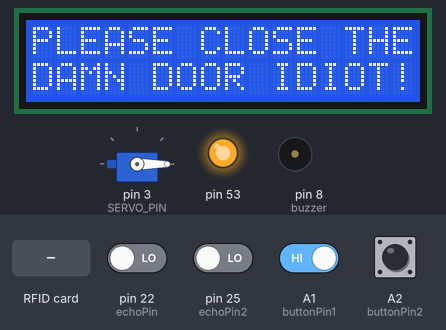
The sketch below on a simulated Arduino Mega 2560, built with avr-gcc and run on an emulated ATmega2560. Parts: 16×2 character LCD, servo, output pins drawn as LEDs (lit = HIGH), buzzer (waves = sounding). The inputs (shaded band) are chosen by the test bench; at power-on: A1 (buttonPin1) HIGH, A2 (buttonPin2), pin 22 (echoPin), pin 25 (echoPin2) LOW. Pins used as bus, display or sensor lines are not drawn; what the sketch prints to the serial monitor is not drawn.

Above: at 12.7 s.
12.8 s: A2 (buttonPin2) pulled HIGH for 1 s
At 16.7 s:
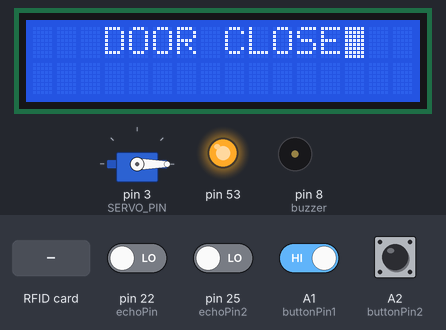
17.0 s: pin 22 (echoPin) driven HIGH and A1 (buttonPin1) driven LOW
At 22.7 s:
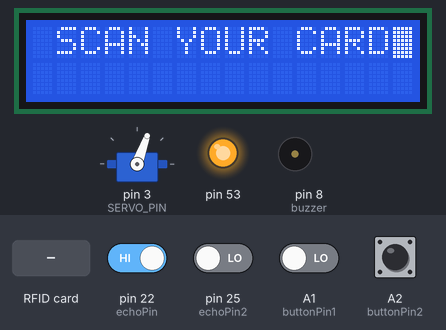
23.0 s: A1 (buttonPin1) driven HIGH
At 26.6 s:
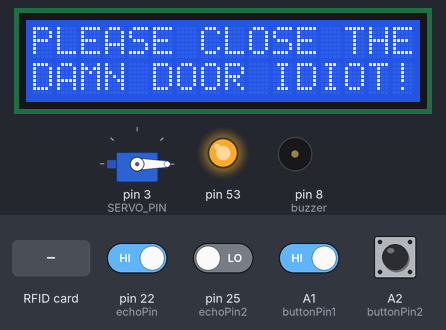
30.6 s: A1 (buttonPin1) driven LOW
34.0 s: RFID card 3B 38 47 0D held to the reader
At 36.5 s:
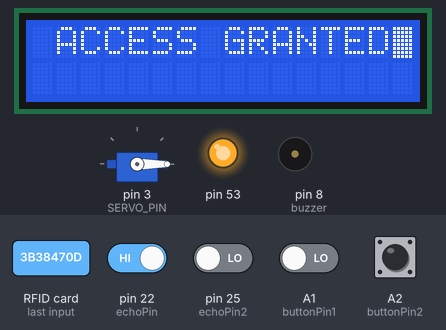
41.7 s: RFID card 28 48 E5 49 held to the reader
At 43.29 s:
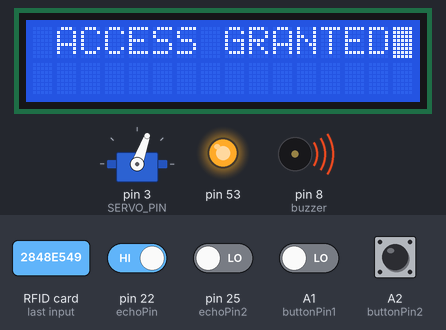
Timing chart, 0 to 49.9 s (numbered marks = the images above; inputs shaded):
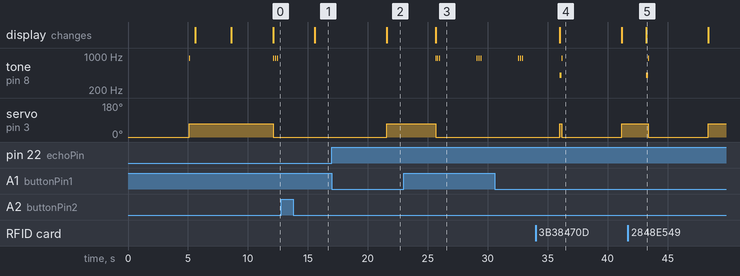

The sketch:

PROJECT_COLLEGE_ON_DEMAND_TRIAL.ino
```cpp
#include <LiquidCrystal.h>
LiquidCrystal lcd(1, 2, 4, 5, 6, 7);

#include <SPI.h>
#include <MFRC522.h>
#include <Servo.h>


#define SS_PIN 10
#define RST_PIN 9

#define SERVO_PIN 3
Servo myservo;

#define CCESS_ADELAY 2000
#define DENIED_DELAY 1000
MFRC522 mfrc522(SS_PIN, RST_PIN);   // Create MFRC522 instance.

#define buzzer 8
#define red 5
#define green 7

#define echoPin2   25
#define trigPin2   24
#define echoPin   22
#define trigPin   23

unsigned long pulseTime = 0;
unsigned long distance = 0;
unsigned long pulseTime2 = 0;
unsigned long distance2 = 0;

#define buttonPin1 A1
#define buttonPin2 A2
int open = 0;
int door = 0;

void setup()
{
  Serial.begin(9600);   // Initiate a serial communication
  lcd.begin(16, 2);
  SPI.begin();          // Initiate  SPI bus
  mfrc522.PCD_Init();   // Initiate MFRC522

  pinMode(buttonPin1, INPUT);

  pinMode(buzzer, OUTPUT);//buzzer
  pinMode(red, OUTPUT);
  pinMode(green, OUTPUT);

  myservo.attach(SERVO_PIN);
  myservo.write( 0 );
  delay(5000);
  myservo.write( 70 );
  tone1();
  pinMode(red, HIGH);
  delay(250);
  pinMode(red, LOW);
  pinMode(green, HIGH);
  delay(250);
  pinMode(red, HIGH);
  pinMode(green, LOW);

  lcd.clear();
  lcd.print("  SYSTEM CHECK");
  lcd.blink();
  delay(3000);
  lcd.clear();
  lcd.print(" SYSTEM READY!");
  delay(1500);
  Serial.println("Put your card to the reader...");
  Serial.println();

}
void loop()
{
  open = digitalRead(buttonPin1);
  door = digitalRead(buttonPin2);
  int distance = calc_distance();
  int distance2 = calc_distance2();

  if (distance <= 100 || distance2 <= 100) {

    if (door == 1) {
      lcd.clear();
      lcd.print("   DOOR CLOSE");
      digitalWrite(green, HIGH);
      digitalWrite(red, LOW);
      myservo.write(0);
      delay(4000);
    }

    else if (open == 0) {
      lcd.clear();
      lcd.print(" SCAN YOUR CARD");
      Serial.println(open);
      myservo.write( 70 );
      digitalWrite(green, LOW);
      digitalWrite(red, HIGH);
      // Look for new cards
      if ( ! mfrc522.PICC_IsNewCardPresent())
      {
        return;
      }
      // Select one of the cards
      if ( ! mfrc522.PICC_ReadCardSerial())
      {
        return;
      }
      //Show UID on serial monitor
      Serial.print("UID tag :");
      String content = "";
      byte letter;

      for (byte i = 0; i < mfrc522.uid.size; i++)
      {
        Serial.print(mfrc522.uid.uidByte[i] < 0x10 ? " 0" : " ");
        Serial.print(mfrc522.uid.uidByte[i], HEX);
        content.concat(String(mfrc522.uid.uidByte[i] < 0x10 ? " 0" : " "));
        content.concat(String(mfrc522.uid.uidByte[i], HEX));
      }
      Serial.println();
      Serial.print("Message : ");
      content.toUpperCase();
      if (content.substring(1) == "3B 38 47 0D") //change here the UID of the card
      {
        lcd.clear();
        lcd.print(" ACCESS GRANTED");
        Serial.println("Authorized access");
        Serial.println();
        pinMode(green, HIGH);
        pinMode(red, LOW);
        tone2();
        delay(150);
        tone1();
        myservo.write( 0 );
        delay(3000);

      }

      else if (content.substring(1) == "E1 EC 18 1E") //change here the UID of the card
      {
        lcd.clear();
        lcd.print(" ACCESS GRANTED");
        Serial.println("Authorized access");
        Serial.println("WELCOME ADMIN");
        Serial.println();
        pinMode(green, HIGH);
        pinMode(red, LOW);
        tone2();
        delay(150);
        tone1();
        myservo.write( 0 );
        delay(3000);

      }

      else if (content.substring(1) == "28 48 E5 49") //change here the UID of the card
      {
        lcd.clear();
        lcd.print(" ACCESS GRANTED");
        Serial.println("Authorized access");
        Serial.println("WELCOME ADMIN");
        Serial.println();
        pinMode(green, HIGH);
        pinMode(red, LOW);
        tone2();
        delay(150);
        tone1();
        myservo.write( 0 );
        delay(3000);

      }

      else if (content.substring(1) == "4F F9 39 EE") //change here the UID of the card
      {
        lcd.clear();
        lcd.print(" ACCESS GRANTED");
        Serial.println("Authorized access");
        Serial.println();
        pinMode(green, HIGH);
        pinMode(red, LOW);
        tone2();
        delay(150);
        tone1();
        myservo.write( 0 );
        delay(3000);

      }

      else if (content.substring(1) == "58 E4 9E 5C") //change here the UID of the card
      {
        lcd.clear();
        lcd.print(" ACCESS GRANTED");
        Serial.println("Authorized access");
        Serial.println();
        pinMode(green, HIGH);
        pinMode(red, LOW);
        tone2();
        delay(150);
        tone1();
        myservo.write( 0 );
        delay(3000);

      }

      else   {
        lcd.clear();
        lcd.print("  GET LOST!!!");
        Serial.println(" GET LOST!!!");
        pinMode(red, HIGH);
        pinMode(green, LOW);
        tone3();
        delay(200);
        tone3();
        delay(200);
        tone3();
        delay(200);

        delay(DENIED_DELAY);

      }

    }

    else if (door == 1 || open == 1) {
      lcd.clear();
      lcd.print("PLEASE CLOSE THE");
      lcd.setCursor(0, 1);
      lcd.print("DAMN DOOR IDIOT!");
      Serial.println(open);
      myservo.write(0);
      pinMode(red, LOW);
      pinMode(green, HIGH);
      tone1();
      delay(150);
      tone1();
      delay(150);
      tone1();
      delay(150);
      delay(1000);
    }
  }

  else {
    digitalWrite(red, LOW);
    digitalWrite(green, HIGH);
    lcd.clear();
    lcd.print(" NO ONE IS HERE");
    myservo.write(0);

    if (door == 1 || open == 1) {
      lcd.clear();
      lcd.print("PLEASE CLOSE THE");
      lcd.setCursor(0, 1);
      lcd.print("DAMN DOOR IDIOT!");
      Serial.println(open);
      myservo.write(0);
      pinMode(red, LOW);
      pinMode(green, HIGH);
      tone1();
      delay(150);
      tone1();
      delay(150);
      tone1();
      delay(150);
      delay(1000);
    }
  }
}
```

sonar.ino
```cpp
int calc_distance(){

  digitalWrite(trigPin, LOW);
  delayMicroseconds(2);
  digitalWrite(trigPin, HIGH);
  delayMicroseconds(10);
  digitalWrite(trigPin, LOW);
  pulseTime = pulseIn(echoPin, HIGH);
  distance = (pulseTime*0.034)/2;    // measure distance and convert to centimetres (Left Sensor)
  return distance;
}
int calc_distance2(){

  digitalWrite(trigPin2, LOW);
  delayMicroseconds(2);
  digitalWrite(trigPin2, HIGH);
  delayMicroseconds(10);
  digitalWrite(trigPin2, LOW);
  pulseTime2 = pulseIn(echoPin2, HIGH);
  distance2 = (pulseTime2*0.034)/2;    // measure distance and convert to centimetres (Right Sensor)
  return distance2;
}
```

tone.ino
```cpp
void tone1(){
  tone(buzzer,900,50);
  }

void tone2(){
  tone(buzzer,400,500);
}

void tone3(){
  tone(buzzer,800,100);
}
```

Measured:
- after the input at 12.8 s, tone on pin 8 (buzzer): stops changing and stays silent; the display: changes after 2.8 s (image 1)
- after the input at 17.0 s, tone on pin 8 (buzzer): stops changing and stays silent; servo on pin 3 (SERVO_PIN): 0° → 70° after 4.6 s; the display: changes after 4.6 s (image 2)
- after the input at 23.0 s, tone on pin 8 (buzzer): plays 900 Hz for 0.05 s, 900 Hz for 0.05 s, 900 Hz for 0.05 s, 900 Hz for 0.05 s, 900 Hz for 0.05 s, 900 Hz for 0.05 s, starting after 2.6 s; servo on pin 3 (SERVO_PIN): 70° → 0° after 2.6 s; the display: changes after 2.6 s (image 3)
- after the input at 34.0 s, tone on pin 8 (buzzer): silent → 400 Hz after 2.0 s, → 900 Hz 0.15 s later, → silent 0.05 s later; the display: changes after 2.0 s (image 4)
- after the input at 41.7 s, tone on pin 8 (buzzer): silent → 400 Hz after 1.5 s, → 900 Hz 0.15 s later, → silent 0.05 s later; servo on pin 3 (SERVO_PIN): 70° → 0° after 1.7 s, → 70° 5.0 s later; the display: changes after 1.5 s (image 5)
- by itself, tone on pin 8 (buzzer): plays 900 Hz for 0.05 s, 900 Hz for 0.05 s, 900 Hz for 0.05 s, 900 Hz for 0.05 s
- what the display in image 4 shows lasts 5.2 s, from 36.0 s to 41.2 s
